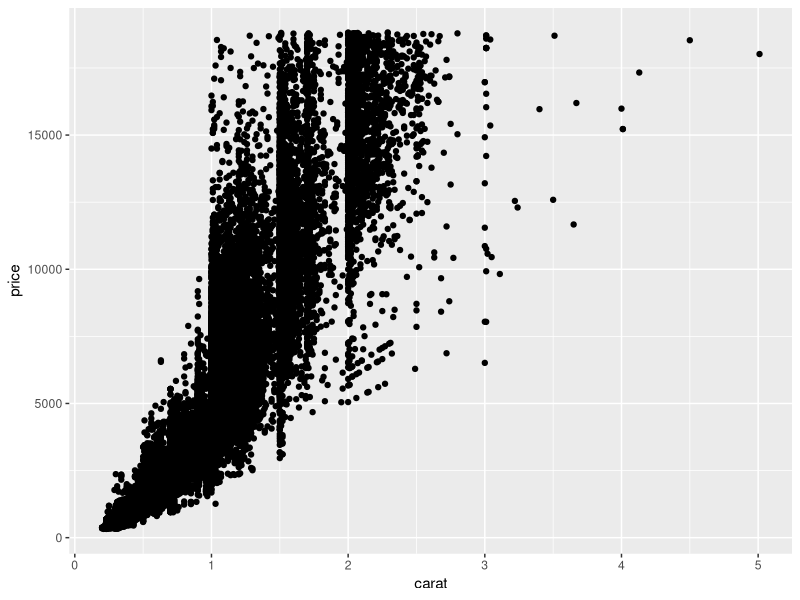
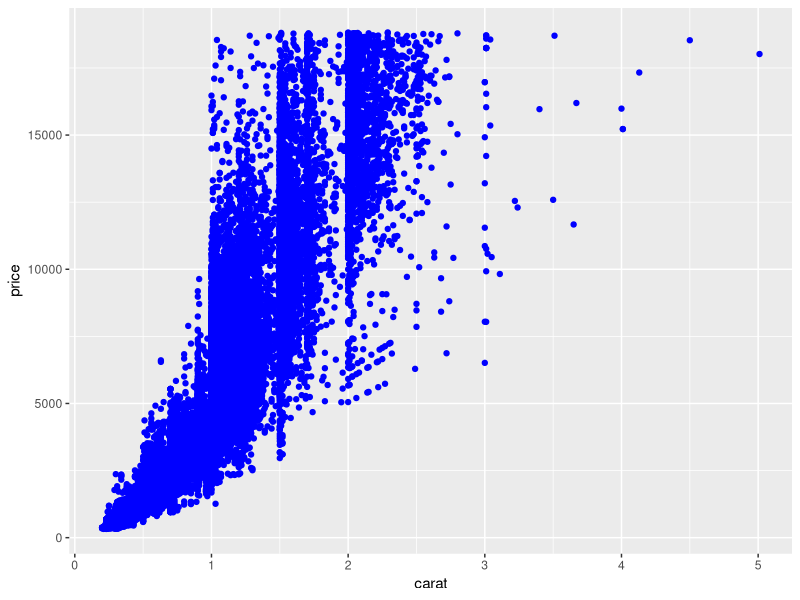
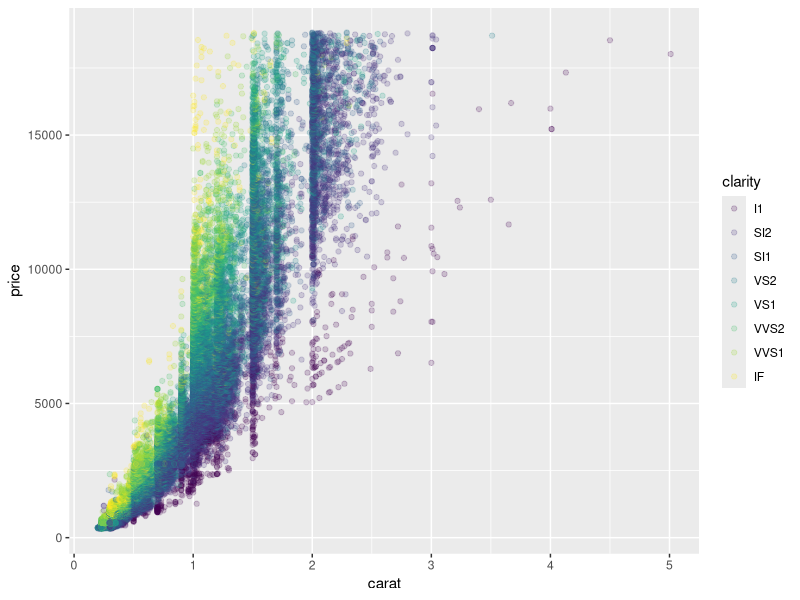
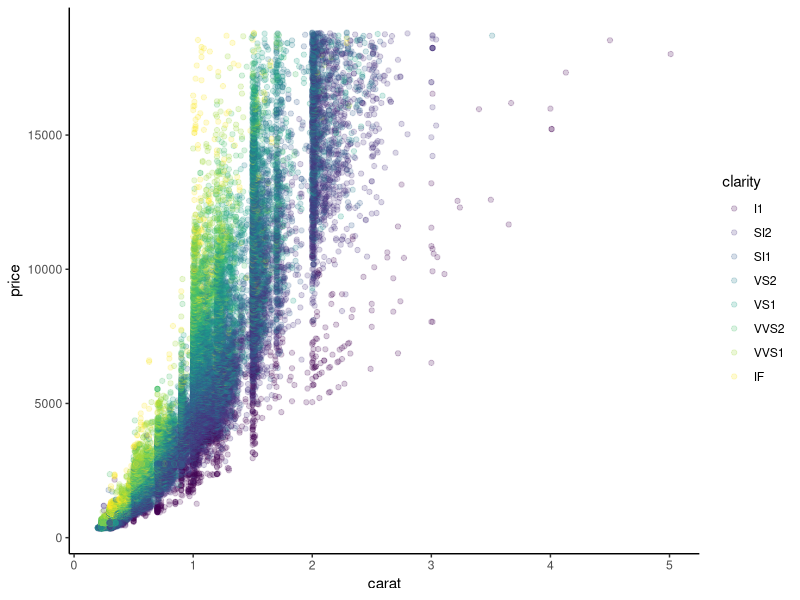
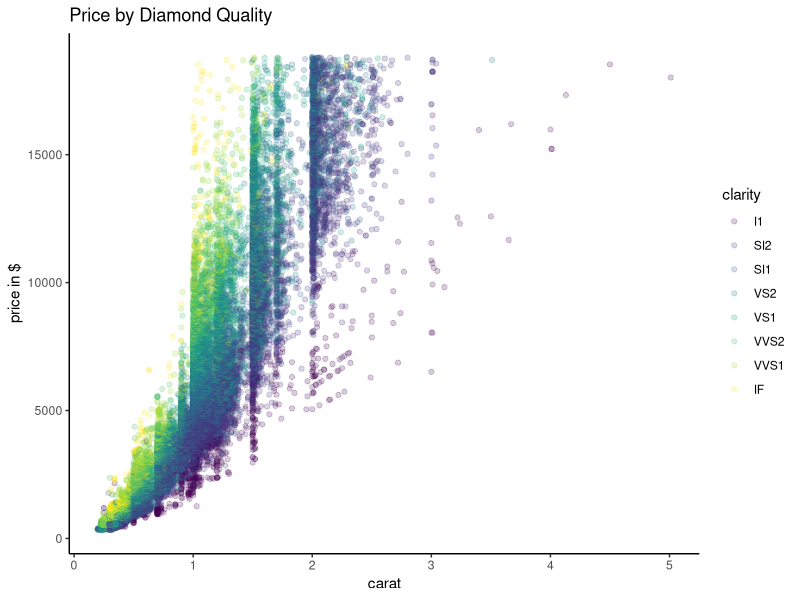
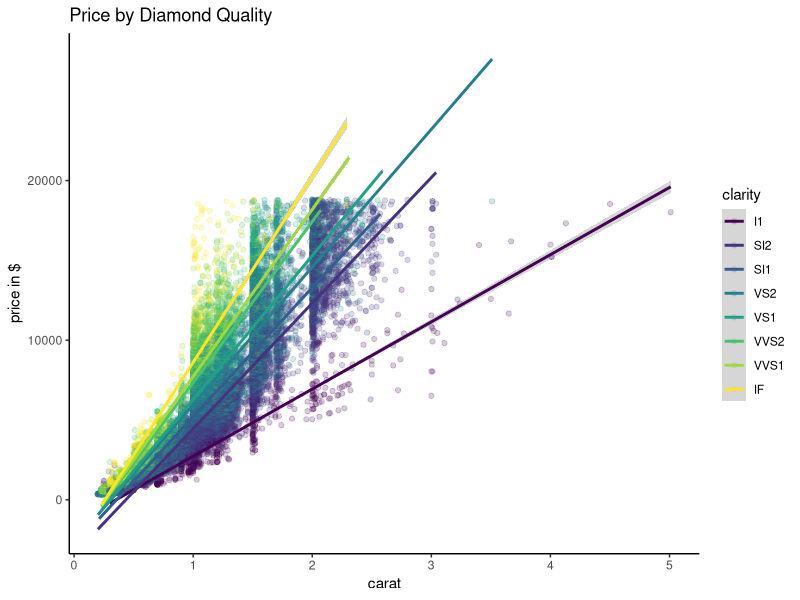
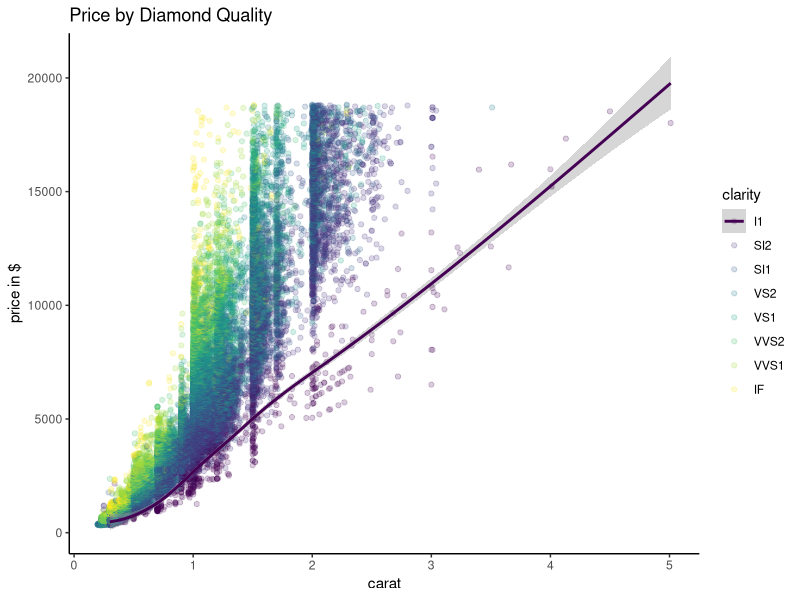
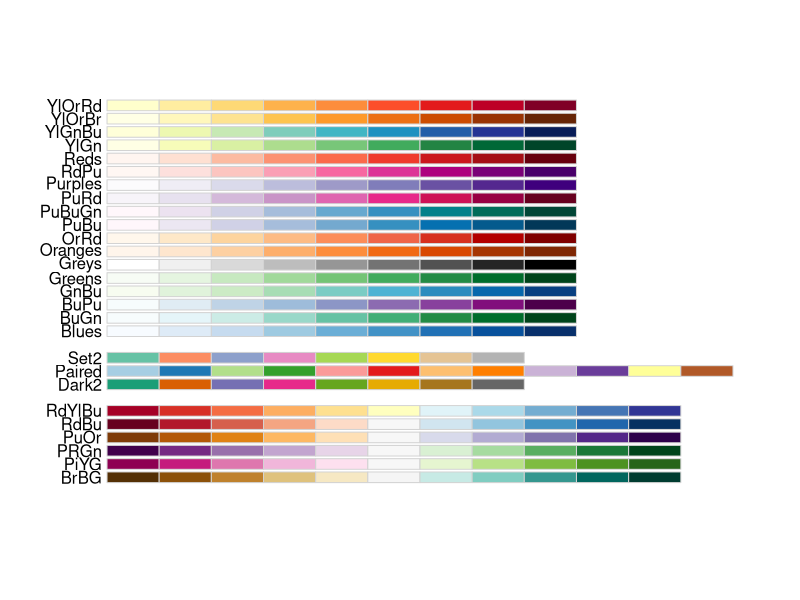

The R script that drew these images, in order: (Note: this script raises an error after producing the figures.)
library(tidyverse)
library(ggplot2)

#Section 1: Plot Best Practices and GGPlot Review----
#ggplot has four parts:
#data / materials   ggplot(data=yourdata)
#plot type / design   geom_...
#aesthetics / decor   aes()
#stats / wiring   stat_...

#Let's see what this looks like:

#Here we practice creating a dot plot of price on carat
ggplot(data = diamonds, aes(x= carat, y= price)) +
  geom_point()

#Remember from Part 1 how we iterate? 
#I've added transparency and color

#all-over color
ggplot(data = diamonds, aes(x= carat, y= price)) +
  geom_point(color="blue")
#color by variable 
ggplot(data = diamonds, aes(x= carat, y= price, color=clarity)) + #clarity is a variable in the diamonds dataframe. if you want to color by a variable then that has to go under the aes command and not separately 
  geom_point(alpha = 0.2) #alpha increases transparency 

#plot best practices:
#remove backgrounds, redundant labels, borders, 
#reduce colors and special effects unless it has specific purpose #if we have carat on x axis we don't also want to assing colors to carats b/c that is redundant use of the data 
#remove bolding, lighten labels, remove lines, direct label

#Now I've removed the background to clean up the plot
#As we learned last week, there are other themes besides classic. Play around!
ggplot(diamonds, aes(x= carat, y= price, color=clarity)) +
  geom_point(alpha = 0.2) + 
  theme_classic() #direct labeling also useful in some situations 

#keep your visualization simple with a clear message
#label axes
#start axes at zero

#Now I've added a title and edited the y label to be more specific
ggplot(diamonds, aes(x= carat, y= price, color=clarity)) +
  geom_point(alpha = 0.2) + theme_classic() + 
  ggtitle("Price by Diamond Quality") + ylab("price in $") #title and labels

#Now I've added linear regression trendlines for each color
ggplot(diamonds, aes(x= carat, y= price, color=clarity)) +
  geom_point(alpha = 0.2) + theme_classic() + 
  ggtitle("Price by Diamond Quality") + ylab("price in $") + 
  stat_smooth(method = "lm") #lm = linear regression, difference b/w stat_smooth and geom smooth? 

#Now I've instead added LOESS trendcurves for each color (can be more accurate than lm)
ggplot(diamonds, aes(x= carat, y= price, color=clarity)) +
  geom_point(alpha = 0.2) + theme_classic() + 
  ggtitle("Price by Diamond Quality") + ylab("price in $") + 
  stat_smooth(method = "loess") #lines will cut off early if there's not enough data 

#Go to the Tutorials > Data Visualization Part 1 for a refresher on how to use
#colors in geom_line (a time series)

#Section 2 Color Palette Choices and Color-Blind Friendly Visualizations ####

#if you use gradients of colors want to make sure you're not distorting the data - evenness of scale 
#if you use color, can your plots still be interpreted when printed in black & white 

#I use the colorpalette knowledge I learned from R-DAVIS every time I make a plot,
#and it's not an exaggeration to say that it changed my life!
#Here are some templates that you may use and edit in your own work.

#There are four types of palettes: 
#1: continuous
#2: ordinal (for plotting categories representing least to most of something, with zero at one end)
#3: qualitative (for showing different categories that are non-ordered)
#4: diverging (for plotting a range from negative values to positive values, with zero in the middle)

#RColorBrewer shows some good examples of these. Let's take a look.
library("RColorBrewer")
#This is a list of all of RColorBrewer's colorblind-friendly discrete color palettes 
display.brewer.all(colorblindFriendly = TRUE)
#top type is for continuous 
#second section good for ordinal
#third section good for diverging 

##CONTINUOUS DATA----
#use scale_fill_viridis_c or scale_color_viridis_c for continuous (viridis already loaded in R) 
#I set direction = -1 to reverse the direction of the colorscale.
ggplot(diamonds, aes(x= clarity, y= carat, color=price)) + #price is continuous 
  geom_point(alpha = 0.2) + theme_classic() +
  scale_color_viridis_c(option = "C", direction = #different options 
                          -1)#set direction 1 or -1 from dark to light 

#let's pick another viridis color scheme by using a different letter for option
ggplot(diamonds, aes(x= clarity, y= carat, color=price)) +
  geom_point(alpha = 0.2) + theme_classic() +
  scale_color_viridis_c(option = "E", direction = -1)

#to bin continuous data, use the suffix "_b" instead #i might want to do this?? 
ggplot(diamonds, aes(x= clarity, y= carat, color=price)) +
  geom_point(alpha = 0.2) + theme_classic() +
  scale_color_viridis_b(option = "C", direction = -1)

##ORDINAL (DISCRETE SEQUENTIAL) ----
#from the viridis palette
#use scale_fill_viridis_d or scale_color_viridis_d for discrete, ordinal data
ggplot(diamonds, aes(x= cut, y= carat, fill = color)) + #use fill to fill boxplot
  geom_boxplot() + theme_classic() + 
  ggtitle("Diamond Quality by Cut") + 
  scale_fill_viridis_d("color") #underscore d for discrete 

#scale_color is for color and scale_fill is for the fill. 
#note I have to change the
#aes parameter from "fill =" to "color =", to match
ggplot(diamonds, aes(x= cut, y= carat, color = color)) + #no it's outlined 
  geom_boxplot(alpha = 0.2) + theme_classic() + 
  ggtitle("Diamond Quality by Cut") + 
  scale_color_viridis_d("color")


#here's how it looks on a barplot
ggplot(diamonds, aes(x = clarity, fill = cut)) + 
  geom_bar() +
  theme(axis.text.x = element_text(angle=70, vjust=0.5)) +
  scale_fill_viridis_d("cut", option = "B") +
  theme_classic()

#from RColorBrewer:
ggplot(diamonds, aes(x= cut, y= carat, fill = color)) +
  geom_boxplot() + theme_classic() + 
  ggtitle("Diamond Quality by Cut") + 
  scale_fill_brewer(palette = "PuRd") #look at list of options from earlier / below
#how did we know the name of the palette is "PuRd"? From this list:
display.brewer.all(colorblindFriendly = TRUE)

##QUALITATIVE CATEGORICAL----
#use iris dataset with 3 different species 

ggplot(iris, 
       aes(x= Sepal.Length, y= Petal.Length, fill = Species)) +
  geom_point(shape=24, color="black", size = 4) + theme_classic() + #change shape to make point triangle instead of circle, color refers to outline color, change size of triangles 
  ggtitle("Sepal and Petal Length of Three Iris Species") + 
  scale_fill_brewer(palette = "Set2")
#how did we know the name of the palette is "Set2"? From this list:
display.brewer.all(colorblindFriendly = TRUE)

#From the ggthemes package:
#let's also clarify the units
library(ggthemes)
ggplot(iris, aes(x= Sepal.Length, y= Petal.Length, color = Species)) +
  geom_point() + theme_classic() + 
  ggtitle("Sepal and Petal Length of Three Iris Species") + 
  scale_color_colorblind("Species") + #from ggthemes 
  xlab("Sepal Length in cm") + 
  ylab("Petal Length in cm")

#Manual Palette Design
#this is another version of the same 
#colorblind palette from the ggthemes package but with gray instead of black.
#This is an example of how to create a named vector #use named vector to minimze errors 
#of colors and use it as a manual fill.
cbPalette <- c("#999999", "#E69F00", "#56B4E9", "#009E73", "#F0E442", "#0072B2", "#D55E00", "#CC79A7")
names(cbPalette) <- levels(iris$Species)
#we don't need all the colors in the palette because there are only 3 categories. 
#We cut the vector length to 3 here
cbPalette <- cbPalette[1:length(levels(iris$Species))]
